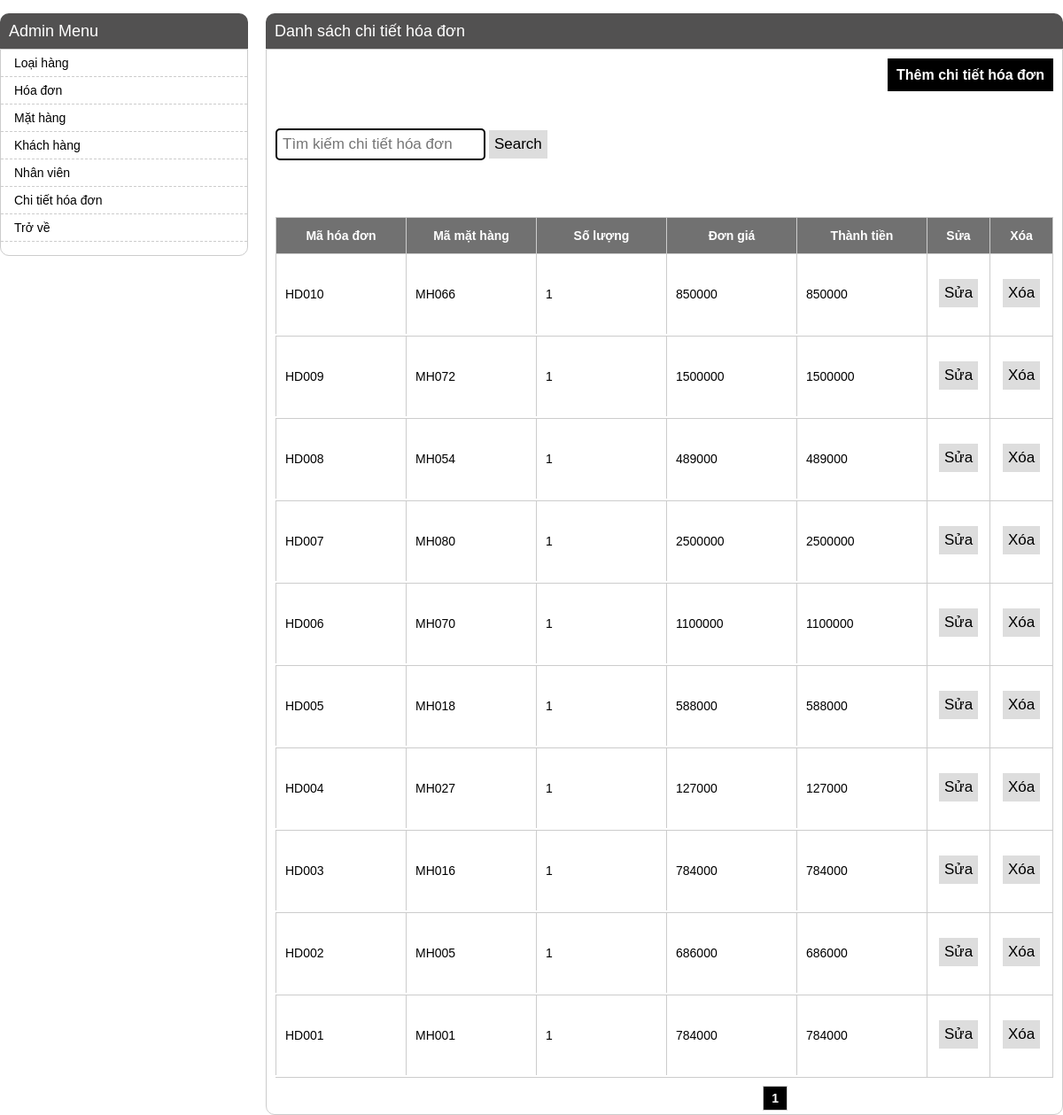
The app's page /Web/admin/CTHD/CTHD_listing.php with its own data.
### tables this page shows
CREATE TABLE `chitiethd` (
  `MaHD` varchar(5) NOT NULL,
  `MaMH` varchar(5) NOT NULL,
  `SoLuong` int(4) NOT NULL,
  `DonGia` int(10) NOT NULL,
  `ThanhTien` int(10) NOT NULL
);

### Web/function.php (called while the page is built, shortened)
<?php
abstract class SQL{
    private $user;
    private $username;
    private $password;
    private $db_name;
    private $connect;
    function __construct($user="",$username="",$password="",$db_name)
    {
        $this->user = $user;
        $this->username = $username;
        $this->password = $password;
        $this->db_name = $db_name;
    }
    public function connectDB(){
        return $this->connect = new mysqli($this->user,$this->username,$this->password,$this->db_name);
    }
    function queryDB($str_query = ""){
        return mysqli_query($this->connect,$str_query);
    }
}
$ql_quanaonam = new ql_quanaonam("localhost","root","","ql_quanaonam");
?>

### Web/admin/CTHD/CTHD_listing.php (the view, shortened to what this page needs)
<link href="../admin_style.css" rel="stylesheet">
<?php
include_once('../admin_header/admin_header.php');
    include_once('../../function.php');
    $ql_quanaonam->connectDB();
    $ql_quanaonam->getConnect()->select_db("ql_quanaonam");
    $item_per_page = (!empty($_GET['per_page'])) ? $_GET['per_page'] : 10;
    $current_page = (!empty($_GET['page'])) ? $_GET['page'] : 1;
    $offset = ($current_page - 1) * $item_per_page;
    $products = $ql_quanaonam->queryDB("SELECT *  FROM `chitiethd` ORDER BY `MaHD` DESC LIMIT " . $item_per_page . " OFFSET " . $offset);
    ?>
    <div class="main-content">
        <h1>Danh sách chi tiết hóa đơn</h1>
        <div class="product-items">
            <div class="buttons">
                <a href="./CTHD_adding.php">Thêm chi tiết hóa đơn</a>
            </div>
            <form class="form-search" action="" method="GET">
                <input type="text" name="search" value="<?php if(isset($_GET['search'])){echo $_GET['search'];} ?>" class ="form-control" placeholder="Tìm kiếm chi tiết hóa đơn">
                <button type="submit" class="btn-submit">Search</button>
            </form>
            <ul>
                <li class="product-item-heading">
                    <div class="product-prop product-name4">Mã hóa đơn</div>
                    <div class="product-prop product-name4">Mã mặt hàng</div>
                    <div class="product-prop product-name4">Số lượng</div>
                    <div class="product-prop product-name4">Đơn giá</div>
                    <div class="product-prop product-name4">Thành tiền</div>
                    <div class="product-prop product-button">
                        Xóa
                    </div>
                    <div class="product-prop product-button">
                        Sửa
                    </div>
                </li>
                <?php
                while ($row = mysqli_fetch_array($products)) {
                    ?>
                    <li>
                        <div class="product-prop product-name4"><?= $row['MaHD'] ?></div>
                        <div class="product-prop product-name4"><?= $row['MaMH'] ?></div>
                        <div class="product-prop product-name4"><?= $row['SoLuong'] ?></div>
                        <div class="product-prop product-name4"><?= $row['DonGia'] ?></div>
                        <div class="product-prop product-name4"><?= $row['ThanhTien'] ?></div>
                        <div class="product-prop product-button">
                            <a href="./CTHD_deleting.php?MaHD=<?= $row['MaHD'] ?>"><button class="btn-submit">Xóa</button></a>
                        </div>
                        <div class="product-prop product-button">
                            <a href="./CTHD_editing.php?MaHD=<?= $row['MaHD'] ?>"><button class="btn-submit">Sửa</button></a>
                        </div>
                    </li>
                <?php } ?>
            </ul>
            <?php
            include '../pagination.php';
            ?>
        </div>
    </div>

### Web/admin/admin_style.css (style rules this page uses)
body { font-family: arial; padding: 0; margin: 0; font-size: 14px; }
h1 { text-align: center; }
.form-search { padding-bottom: 20px; }
.form-control { padding: 6px; margin-top: 8px; font-size: 17px; border: 2px solid black; border-radius: 5px; }
.btn-submit { padding: 6px; margin-bottom: 32px; margin-top: 28px; background: #ddd; font-size: 17px; border: none; cursor: pointer; }
.product-items { padding: 10px; border: 1px solid #ccc; border-radius: 0 0 10px 10px; }
.product-items ul { padding: 0; margin: 0; }
.product-prop { float: right; border-left: 1px solid #ccc; line-height: 90px; padding: 0 10px; }
.product-name4 { padding-left: 10px; border-right: 0; float: left; width: 126px; }
.product-button { float: right; border-right: 0; padding: 0 10px; width: 50px; text-align: center; }
.product-items ul li { list-style: none; border: 1px solid #ccc; border-top: 0; border-left: 0; }
.product-items ul li:first-child { border-top: 1px solid #ccc; }
.product-item-heading { text-align: center; font-weight: bold; }
.product-item-heading .product-prop { height: 40px; line-height: 40px; background: #717171; color: #FFF; }
.buttons { text-align: right; font-weight: bold; font-size: 16px; margin-bottom: 15px; line-height: 38px; }
.buttons a { color: #FFF; padding: 10px; background: #000; }
a { text-decoration: none; }
.main-content { float: left; width: 900px; margin-left: 20px; }
.main-content h1 { margin: 0; text-align: left; background: #525151; color: #fff; font-size: 18px; font-weight: normal; line-height: 40px; border-radius: 10px 10px 0 0; padding: 0 10px; }

### records on screen
chitiethd: MaHD "HD010", MaMH "MH066", SoLuong "1", DonGia "850000", ThanhTien "850000"
chitiethd: MaHD "HD009", MaMH "MH072", SoLuong "1", DonGia "1500000", ThanhTien "1500000"
chitiethd: MaHD "HD008", MaMH "MH054", SoLuong "1", DonGia "489000", ThanhTien "489000"
chitiethd: MaHD "HD007", MaMH "MH080", SoLuong "1", DonGia "2500000", ThanhTien "2500000"
chitiethd: MaHD "HD006", MaMH "MH070", SoLuong "1", DonGia "1100000", ThanhTien "1100000"
chitiethd: MaHD "HD005", MaMH "MH018", SoLuong "1", DonGia "588000", ThanhTien "588000"
chitiethd: MaHD "HD004", MaMH "MH027", SoLuong "1", DonGia "127000", ThanhTien "127000"
chitiethd: MaHD "HD003", MaMH "MH016", SoLuong "1", DonGia "784000", ThanhTien "784000"
chitiethd: MaHD "HD002", MaMH "MH005", SoLuong "1", DonGia "686000", ThanhTien "686000"
chitiethd: MaHD "HD001", MaMH "MH001", SoLuong "1", DonGia "784000", ThanhTien "784000"
